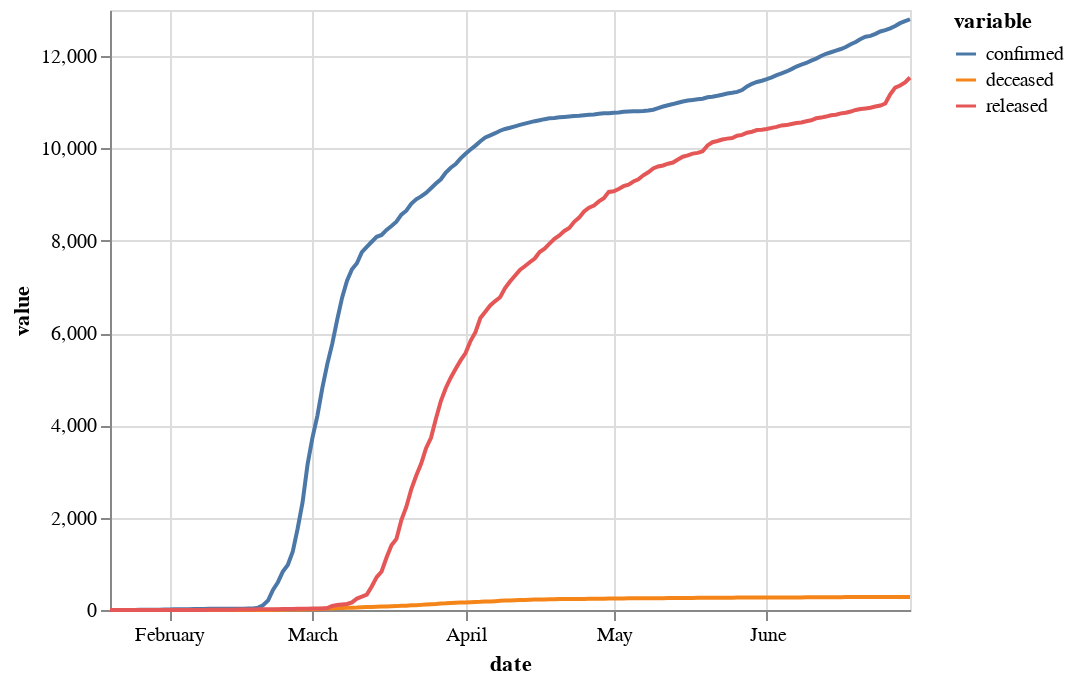

The notebook cell this image was saved under:
### Code cell
alt.Chart(time_long[time_long["variable"]!="negative"]).mark_line().encode(
    x = "date:T", 
    y = "value:Q",
    color = "variable:N"
)

### Figure 1 — Vega-Lite specification as saved in the notebook (floating-point values rounded to 4 significant figures; data arrays with more than 128 entries replaced by an {"elided": "..."} marker saying what was removed)
{"config": {"view": {"continuousWidth": 400, "continuousHeight": 300}}, "data": {"name": "data-122b56c72b564d4f8ebde6dc69a0f9be"}, "mark": "line", "encoding": {"color": {"type": "nominal", "field": "variable"}, "x": {"type": "temporal", "field": "date"}, "y": {"type": "quantitative", "field": "value"}}, "$schema": "https://vega.github.io/schema/vega-lite/v4.8.1.json", "datasets": {"data-122b56c72b564d4f8ebde6dc69a0f9be": {"elided": "489 records"}}}
